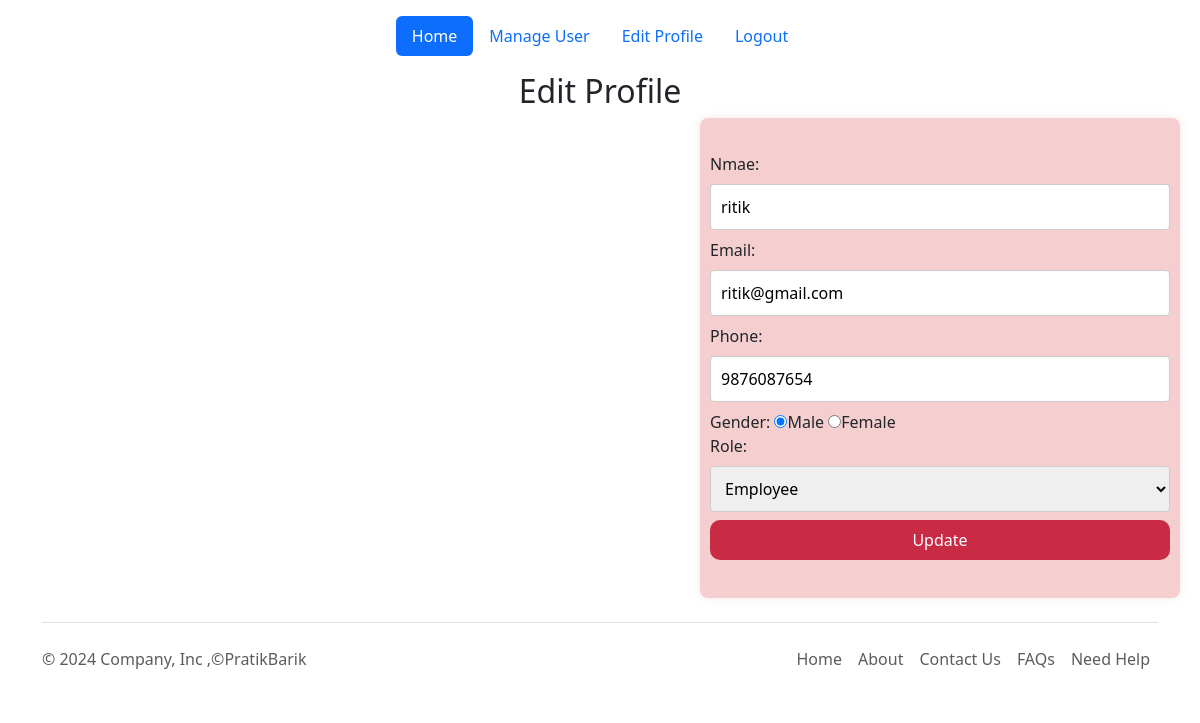
/editProfile/26/, run on the app's committed database.
### myapp/models.py (models this page shows)
class UserMaster(models.Model):
    UserId=models.AutoField(primary_key=True)
    Name=models.CharField(max_length=100)
    Email=models.EmailField(max_length=100)
    Phone=models.BigIntegerField()
    Password=models.CharField(max_length=100)
    Gender=models.CharField(max_length=10)
    Role=models.CharField(max_length=20)
    Status=models.CharField(max_length=20,default='active')

### myapp/views.py (the view, shortened to what this page needs)
# urls.py: path('editProfile/<int:UserId>/',views.editProfile),
def editProfile(request,UserId):
    obj=UserMaster.objects.get(pk=int(UserId))
    return render(request,'editProfile.html',{'data':obj})

### myapp/templates/editProfile.html (shortened to what this page needs)
{% extends 'admin_layout/default.html' %}
{% block 'content' %}
<h2 style="text-align: center;">Edit Profile</h2>
<form method="post">
    <br>
    Nmae: <input type="text" name="name" value="{{data.Name}}">
    <br>
    Email: <input type="text" name="email" value="{{data.Email}}">
    <br>
    Phone: <input type="text" name="phone" value="{{data.Phone}}">
    <br>
    Gender: <input type="radio" name="gender" value="male" {% if data.Gender == 'male' %}checked{% endif %} >Male
            <input type="radio" name="gender" value="female" {% if data.Gender == 'female' %}checked{% endif %}  >Female
    <br>
    Role:
    <select name="role">
        <option value="employee" {% if data.Role == 'employee' %}selected{% endif %}>Employee</option>
    </select>
    <br>
    <input type="submit" name="btn" value="Update" class="btn btn-primary w-100 py-2">
</form>
{% endblock %}

### myapp/templates/editProfile.html (style rules this page uses)
form { background-color: rgb(245, 207, 207); padding: 10px; border-radius: 8px; box-shadow: 0px 0px 10px rgba(148, 43, 43, 0.1); width: 480px; height: 480px; margin-left: 700px; }
input[type="text"], select, textarea { width: 100%; padding: 10px; margin: 8px 0; display: inline-block; border: 1px solid #ccc; border-radius: 4px; box-sizing: border-box; }
input[type="submit"] { background-color: #c92a44; color: white; border: none; cursor: pointer; }
input[type="submit"] { border-radius: 10px; }

### data on the page
UserMaster: name "ritik", email "ritik@gmail.com", phone "9876087654", Gender "☑", role "Employee"
